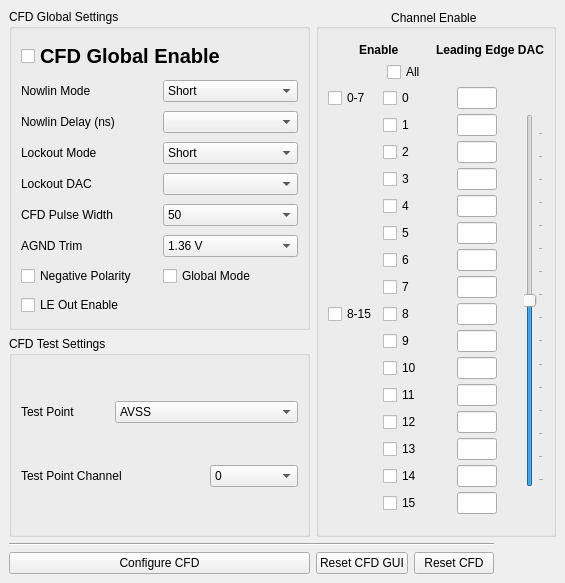
<?xml version="1.0" encoding="UTF-8"?>
<ui version="4.0">
 <class>DockWidget_cfd</class>
 <widget class="QDockWidget" name="DockWidget_cfd">
  <property name="geometry">
   <rect>
    <x>0</x>
    <y>0</y>
    <width>565</width>
    <height>583</height>
   </rect>
  </property>
  <property name="floating">
   <bool>false</bool>
  </property>
  <property name="windowTitle">
   <string>CFD Settings</string>
  </property>
  <widget class="QWidget" name="dockWidgetContents">
   <layout class="QGridLayout" name="gridLayout_4">
    <item row="4" column="0">
     <widget class="QPushButton" name="pushButton">
      <property name="text">
       <string>Configure CFD</string>
      </property>
     </widget>
    </item>
    <item row="4" column="2">
     <widget class="QPushButton" name="cfd_pushButton">
      <property name="text">
       <string>Reset CFD</string>
      </property>
     </widget>
    </item>
    <item row="3" column="0" colspan="3">
     <widget class="Line" name="line">
      <property name="orientation">
       <enum>Qt::Horizontal</enum>
      </property>
     </widget>
    </item>
    <item row="0" column="0">
     <widget class="QGroupBox" name="groupBox_cfd_global_settings">
      <property name="enabled">
       <bool>true</bool>
      </property>
      <property name="minimumSize">
       <size>
        <width>241</width>
        <height>321</height>
       </size>
      </property>
      <property name="title">
       <string>CFD Global Settings</string>
      </property>
      <property name="flat">
       <bool>true</bool>
      </property>
      <property name="checkable">
       <bool>false</bool>
      </property>
      <layout class="QGridLayout" name="gridLayout_3">
       <item row="1" column="0">
        <widget class="QLabel" name="label_4">
         <property name="sizePolicy">
          <sizepolicy hsizetype="Expanding" vsizetype="Preferred">
           <horstretch>0</horstretch>
           <verstretch>0</verstretch>
          </sizepolicy>
         </property>
         <property name="text">
          <string>Nowlin Mode</string>
         </property>
        </widget>
       </item>
       <item row="9" column="0">
        <widget class="QCheckBox" name="checkBox_le_out_enable">
         <property name="text">
          <string>LE Out Enable</string>
         </property>
        </widget>
       </item>
       <item row="6" column="0">
        <widget class="QLabel" name="label_13">
         <property name="sizePolicy">
          <sizepolicy hsizetype="Expanding" vsizetype="Preferred">
           <horstretch>0</horstretch>
           <verstretch>0</verstretch>
          </sizepolicy>
         </property>
         <property name="text">
          <string>AGND Trim</string>
         </property>
        </widget>
       </item>
       <item row="4" column="1">
        <widget class="QComboBox" name="comboBox_lockout_dac"/>
       </item>
       <item row="7" column="0">
        <widget class="QCheckBox" name="checkBox_negative_polarity">
         <property name="text">
          <string>Negative Polarity</string>
         </property>
        </widget>
       </item>
       <item row="5" column="1">
        <widget class="QComboBox" name="comboBox_cfd_pulse_width">
         <item>
          <property name="text">
           <string>50</string>
          </property>
         </item>
         <item>
          <property name="text">
           <string>100</string>
          </property>
         </item>
         <item>
          <property name="text">
           <string>200</string>
          </property>
         </item>
         <item>
          <property name="text">
           <string>500</string>
          </property>
         </item>
        </widget>
       </item>
       <item row="2" column="1">
        <widget class="QComboBox" name="comboBox_nowlin_delay">
         <property name="sizePolicy">
          <sizepolicy hsizetype="MinimumExpanding" vsizetype="Fixed">
           <horstretch>0</horstretch>
           <verstretch>0</verstretch>
          </sizepolicy>
         </property>
        </widget>
       </item>
       <item row="4" column="0">
        <widget class="QLabel" name="label_6">
         <property name="text">
          <string>Lockout DAC</string>
         </property>
        </widget>
       </item>
       <item row="3" column="0">
        <widget class="QLabel" name="label_8">
         <property name="sizePolicy">
          <sizepolicy hsizetype="Expanding" vsizetype="Preferred">
           <horstretch>0</horstretch>
           <verstretch>0</verstretch>
          </sizepolicy>
         </property>
         <property name="text">
          <string>Lockout Mode</string>
         </property>
        </widget>
       </item>
       <item row="3" column="1">
        <widget class="QComboBox" name="comboBox_lockout_mode">
         <property name="sizePolicy">
          <sizepolicy hsizetype="MinimumExpanding" vsizetype="Fixed">
           <horstretch>0</horstretch>
           <verstretch>0</verstretch>
          </sizepolicy>
         </property>
         <item>
          <property name="text">
           <string>Short</string>
          </property>
         </item>
         <item>
          <property name="text">
           <string>Long</string>
          </property>
         </item>
         <item>
          <property name="text">
           <string>Disabled</string>
          </property>
         </item>
        </widget>
       </item>
       <item row="5" column="0">
        <widget class="QLabel" name="label_9">
         <property name="sizePolicy">
          <sizepolicy hsizetype="Expanding" vsizetype="Preferred">
           <horstretch>0</horstretch>
           <verstretch>0</verstretch>
          </sizepolicy>
         </property>
         <property name="text">
          <string>CFD Pulse Width</string>
         </property>
        </widget>
       </item>
       <item row="6" column="1">
        <widget class="QComboBox" name="comboBox_agnd_trim">
         <item>
          <property name="text">
           <string>1.36 V</string>
          </property>
         </item>
         <item>
          <property name="text">
           <string>1.43 V</string>
          </property>
         </item>
         <item>
          <property name="text">
           <string>1.49 V</string>
          </property>
         </item>
         <item>
          <property name="text">
           <string>1.56 V</string>
          </property>
         </item>
         <item>
          <property name="text">
           <string>1.63 V</string>
          </property>
         </item>
         <item>
          <property name="text">
           <string>1.69 V</string>
          </property>
         </item>
         <item>
          <property name="text">
           <string>1.77 V</string>
          </property>
         </item>
         <item>
          <property name="text">
           <string>1.84 V</string>
          </property>
         </item>
        </widget>
       </item>
       <item row="0" column="0" colspan="2">
        <widget class="QCheckBox" name="checkBox_cfd_global_enable">
         <property name="font">
          <font>
           <pointsize>15</pointsize>
           <bold>true</bold>
          </font>
         </property>
         <property name="text">
          <string>CFD Global Enable</string>
         </property>
        </widget>
       </item>
       <item row="1" column="1">
        <widget class="QComboBox" name="comboBox_nowlin_mode">
         <property name="sizePolicy">
          <sizepolicy hsizetype="MinimumExpanding" vsizetype="Fixed">
           <horstretch>0</horstretch>
           <verstretch>0</verstretch>
          </sizepolicy>
         </property>
         <item>
          <property name="text">
           <string>Short</string>
          </property>
         </item>
         <item>
          <property name="text">
           <string>Long</string>
          </property>
         </item>
        </widget>
       </item>
       <item row="7" column="1">
        <widget class="QCheckBox" name="checkBox_global_mode">
         <property name="text">
          <string>Global Mode</string>
         </property>
        </widget>
       </item>
       <item row="2" column="0">
        <widget class="QLabel" name="label_5">
         <property name="sizePolicy">
          <sizepolicy hsizetype="Expanding" vsizetype="Preferred">
           <horstretch>0</horstretch>
           <verstretch>0</verstretch>
          </sizepolicy>
         </property>
         <property name="text">
          <string>Nowlin Delay (ns)</string>
         </property>
        </widget>
       </item>
      </layout>
     </widget>
    </item>
    <item row="4" column="1">
     <widget class="QPushButton" name="pushButton_cfd_reset_gui">
      <property name="text">
       <string>Reset CFD GUI</string>
      </property>
     </widget>
    </item>
    <item row="1" column="0">
     <widget class="QGroupBox" name="groupBox_test_cfd">
      <property name="minimumSize">
       <size>
        <width>283</width>
        <height>0</height>
       </size>
      </property>
      <property name="title">
       <string>CFD Test Settings</string>
      </property>
      <layout class="QGridLayout" name="gridLayout_2">
       <item row="1" column="0" colspan="2">
        <widget class="QLabel" name="label_7">
         <property name="text">
          <string>Test Point Channel</string>
         </property>
        </widget>
       </item>
       <item row="0" column="1" colspan="2">
        <widget class="QComboBox" name="comboBox_cfd_test_point">
         <property name="sizePolicy">
          <sizepolicy hsizetype="Preferred" vsizetype="Fixed">
           <horstretch>0</horstretch>
           <verstretch>0</verstretch>
          </sizepolicy>
         </property>
         <item>
          <property name="text">
           <string>AVSS</string>
          </property>
         </item>
         <item>
          <property name="text">
           <string>lockout pulse</string>
          </property>
         </item>
         <item>
          <property name="text">
           <string>leading edge detector pulse</string>
          </property>
         </item>
         <item>
          <property name="text">
           <string>zero crossing detector pulse</string>
          </property>
         </item>
         <item>
          <property name="text">
           <string>oneshot input</string>
          </property>
         </item>
         <item>
          <property name="text">
           <string>oneshot pulse</string>
          </property>
         </item>
        </widget>
       </item>
       <item row="1" column="2">
        <widget class="QComboBox" name="comboBox_cfd_test_point_channel">
         <item>
          <property name="text">
           <string>0</string>
          </property>
         </item>
         <item>
          <property name="text">
           <string>1</string>
          </property>
         </item>
         <item>
          <property name="text">
           <string>2</string>
          </property>
         </item>
         <item>
          <property name="text">
           <string>3</string>
          </property>
         </item>
         <item>
          <property name="text">
           <string>4</string>
          </property>
         </item>
         <item>
          <property name="text">
           <string>5</string>
          </property>
         </item>
         <item>
          <property name="text">
           <string>6</string>
          </property>
         </item>
         <item>
          <property name="text">
           <string>7</string>
          </property>
         </item>
         <item>
          <property name="text">
           <string>8</string>
          </property>
         </item>
         <item>
          <property name="text">
           <string>9</string>
          </property>
         </item>
         <item>
          <property name="text">
           <string>10</string>
          </property>
         </item>
         <item>
          <property name="text">
           <string>11</string>
          </property>
         </item>
         <item>
          <property name="text">
           <string>12</string>
          </property>
         </item>
         <item>
          <property name="text">
           <string>13</string>
          </property>
         </item>
         <item>
          <property name="text">
           <string>14</string>
          </property>
         </item>
         <item>
          <property name="text">
           <string>15</string>
          </property>
         </item>
        </widget>
       </item>
       <item row="0" column="0">
        <widget class="QLabel" name="label_2">
         <property name="text">
          <string>Test Point</string>
         </property>
        </widget>
       </item>
      </layout>
     </widget>
    </item>
    <item row="0" column="1" rowspan="2" colspan="3">
     <widget class="QGroupBox" name="verticalGroupBox">
      <property name="minimumSize">
       <size>
        <width>240</width>
        <height>0</height>
       </size>
      </property>
      <property name="maximumSize">
       <size>
        <width>300</width>
        <height>16777215</height>
       </size>
      </property>
      <property name="title">
       <string>Channel Enable </string>
      </property>
      <property name="alignment">
       <set>Qt::AlignCenter</set>
      </property>
      <property name="flat">
       <bool>false</bool>
      </property>
      <property name="checkable">
       <bool>false</bool>
      </property>
      <layout class="QGridLayout" name="gridLayout">
       <property name="verticalSpacing">
        <number>0</number>
       </property>
       <item row="4" column="2" alignment="Qt::AlignHCenter">
        <widget class="ClickableLineEdit" name="lineEdit_cfd_le_dac_2">
         <property name="maximumSize">
          <size>
           <width>40</width>
           <height>16777215</height>
          </size>
         </property>
         <property name="alignment">
          <set>Qt::AlignCenter</set>
         </property>
        </widget>
       </item>
       <item row="0" column="0" colspan="2" alignment="Qt::AlignHCenter">
        <widget class="QLabel" name="label_34">
         <property name="font">
          <font>
           <bold>true</bold>
          </font>
         </property>
         <property name="text">
          <string>Enable</string>
         </property>
        </widget>
       </item>
       <item row="10" column="0">
        <widget class="QCheckBox" name="checkBox_cfd_channel_enable_8_15">
         <property name="maximumSize">
          <size>
           <width>68</width>
           <height>16777215</height>
          </size>
         </property>
         <property name="text">
          <string>8-15</string>
         </property>
        </widget>
       </item>
       <item row="2" column="0">
        <widget class="QCheckBox" name="checkBox_cfd_channel_enable_0_7">
         <property name="text">
          <string>0-7</string>
         </property>
        </widget>
       </item>
       <item row="5" column="2" alignment="Qt::AlignHCenter">
        <widget class="ClickableLineEdit" name="lineEdit_cfd_le_dac_3">
         <property name="maximumSize">
          <size>
           <width>40</width>
           <height>16777215</height>
          </size>
         </property>
         <property name="alignment">
          <set>Qt::AlignCenter</set>
         </property>
        </widget>
       </item>
       <item row="1" column="1" alignment="Qt::AlignHCenter">
        <widget class="QCheckBox" name="checkBox_cfd_channel_enable_all">
         <property name="text">
          <string>All</string>
         </property>
        </widget>
       </item>
       <item row="14" column="2" alignment="Qt::AlignHCenter">
        <widget class="ClickableLineEdit" name="lineEdit_cfd_le_dac_12">
         <property name="maximumSize">
          <size>
           <width>40</width>
           <height>16777215</height>
          </size>
         </property>
         <property name="alignment">
          <set>Qt::AlignCenter</set>
         </property>
        </widget>
       </item>
       <item row="17" column="2" alignment="Qt::AlignHCenter">
        <widget class="ClickableLineEdit" name="lineEdit_cfd_le_dac_15">
         <property name="maximumSize">
          <size>
           <width>40</width>
           <height>16777215</height>
          </size>
         </property>
         <property name="alignment">
          <set>Qt::AlignCenter</set>
         </property>
        </widget>
       </item>
       <item row="6" column="2" alignment="Qt::AlignHCenter">
        <widget class="ClickableLineEdit" name="lineEdit_cfd_le_dac_4">
         <property name="maximumSize">
          <size>
           <width>40</width>
           <height>16777215</height>
          </size>
         </property>
         <property name="alignment">
          <set>Qt::AlignCenter</set>
         </property>
        </widget>
       </item>
       <item row="7" column="2" alignment="Qt::AlignHCenter">
        <widget class="ClickableLineEdit" name="lineEdit_cfd_le_dac_5">
         <property name="maximumSize">
          <size>
           <width>40</width>
           <height>16777215</height>
          </size>
         </property>
         <property name="alignment">
          <set>Qt::AlignCenter</set>
         </property>
        </widget>
       </item>
       <item row="6" column="1">
        <widget class="QCheckBox" name="checkBox_cfd_channel_enable_4">
         <property name="text">
          <string>4</string>
         </property>
        </widget>
       </item>
       <item row="3" column="3" rowspan="14">
        <widget class="QSlider" name="verticalSlider_cfd_leading_edge_dac_value">
         <property name="minimum">
          <number>-31</number>
         </property>
         <property name="maximum">
          <number>31</number>
         </property>
         <property name="orientation">
          <enum>Qt::Vertical</enum>
         </property>
         <property name="invertedControls">
          <bool>false</bool>
         </property>
         <property name="tickPosition">
          <enum>QSlider::TicksBelow</enum>
         </property>
         <property name="tickInterval">
          <number>4</number>
         </property>
        </widget>
       </item>
       <item row="16" column="1">
        <widget class="QCheckBox" name="checkBox_cfd_channel_enable_14">
         <property name="text">
          <string>14</string>
         </property>
        </widget>
       </item>
       <item row="8" column="1">
        <widget class="QCheckBox" name="checkBox_cfd_channel_enable_6">
         <property name="text">
          <string>6</string>
         </property>
        </widget>
       </item>
       <item row="10" column="1">
        <widget class="QCheckBox" name="checkBox_cfd_channel_enable_8">
         <property name="text">
          <string>8</string>
         </property>
        </widget>
       </item>
       <item row="13" column="2" alignment="Qt::AlignHCenter">
        <widget class="ClickableLineEdit" name="lineEdit_cfd_le_dac_11">
         <property name="maximumSize">
          <size>
           <width>40</width>
           <height>16777215</height>
          </size>
         </property>
         <property name="alignment">
          <set>Qt::AlignCenter</set>
         </property>
        </widget>
       </item>
       <item row="12" column="2" alignment="Qt::AlignHCenter">
        <widget class="ClickableLineEdit" name="lineEdit_cfd_le_dac_10">
         <property name="maximumSize">
          <size>
           <width>40</width>
           <height>16777215</height>
          </size>
         </property>
         <property name="alignment">
          <set>Qt::AlignCenter</set>
         </property>
        </widget>
       </item>
       <item row="15" column="1">
        <widget class="QCheckBox" name="checkBox_cfd_channel_enable_13">
         <property name="text">
          <string>13</string>
         </property>
        </widget>
       </item>
       <item row="4" column="1">
        <widget class="QCheckBox" name="checkBox_cfd_channel_enable_2">
         <property name="text">
          <string>2</string>
         </property>
        </widget>
       </item>
       <item row="0" column="2" colspan="2">
        <widget class="QLabel" name="label_35">
         <property name="sizePolicy">
          <sizepolicy hsizetype="Preferred" vsizetype="Fixed">
           <horstretch>0</horstretch>
           <verstretch>0</verstretch>
          </sizepolicy>
         </property>
         <property name="font">
          <font>
           <bold>true</bold>
          </font>
         </property>
         <property name="text">
          <string>Leading Edge DAC</string>
         </property>
         <property name="wordWrap">
          <bool>false</bool>
         </property>
        </widget>
       </item>
       <item row="17" column="1">
        <widget class="QCheckBox" name="checkBox_cfd_channel_enable_15">
         <property name="text">
          <string>15</string>
         </property>
        </widget>
       </item>
       <item row="3" column="2" alignment="Qt::AlignHCenter">
        <widget class="ClickableLineEdit" name="lineEdit_cfd_le_dac_1">
         <property name="maximumSize">
          <size>
           <width>40</width>
           <height>16777215</height>
          </size>
         </property>
         <property name="alignment">
          <set>Qt::AlignCenter</set>
         </property>
        </widget>
       </item>
       <item row="11" column="2" alignment="Qt::AlignHCenter">
        <widget class="ClickableLineEdit" name="lineEdit_cfd_le_dac_9">
         <property name="maximumSize">
          <size>
           <width>40</width>
           <height>16777215</height>
          </size>
         </property>
         <property name="alignment">
          <set>Qt::AlignCenter</set>
         </property>
        </widget>
       </item>
       <item row="11" column="1">
        <widget class="QCheckBox" name="checkBox_cfd_channel_enable_9">
         <property name="text">
          <string>9</string>
         </property>
        </widget>
       </item>
       <item row="2" column="2" alignment="Qt::AlignHCenter">
        <widget class="ClickableLineEdit" name="lineEdit_cfd_le_dac_0">
         <property name="maximumSize">
          <size>
           <width>40</width>
           <height>16777215</height>
          </size>
         </property>
         <property name="alignment">
          <set>Qt::AlignCenter</set>
         </property>
        </widget>
       </item>
       <item row="13" column="1">
        <widget class="QCheckBox" name="checkBox_cfd_channel_enable_11">
         <property name="text">
          <string>11</string>
         </property>
        </widget>
       </item>
       <item row="5" column="1">
        <widget class="QCheckBox" name="checkBox_cfd_channel_enable_3">
         <property name="text">
          <string>3</string>
         </property>
        </widget>
       </item>
       <item row="10" column="2" alignment="Qt::AlignHCenter">
        <widget class="ClickableLineEdit" name="lineEdit_cfd_le_dac_8">
         <property name="maximumSize">
          <size>
           <width>40</width>
           <height>16777215</height>
          </size>
         </property>
         <property name="alignment">
          <set>Qt::AlignCenter</set>
         </property>
        </widget>
       </item>
       <item row="14" column="1">
        <widget class="QCheckBox" name="checkBox_cfd_channel_enable_12">
         <property name="text">
          <string>12</string>
         </property>
        </widget>
       </item>
       <item row="2" column="1">
        <widget class="QCheckBox" name="checkBox_cfd_channel_enable_0">
         <property name="text">
          <string>0</string>
         </property>
        </widget>
       </item>
       <item row="9" column="1">
        <widget class="QCheckBox" name="checkBox_cfd_channel_enable_7">
         <property name="text">
          <string>7</string>
         </property>
        </widget>
       </item>
       <item row="12" column="1">
        <widget class="QCheckBox" name="checkBox_cfd_channel_enable_10">
         <property name="layoutDirection">
          <enum>Qt::LeftToRight</enum>
         </property>
         <property name="text">
          <string>10</string>
         </property>
        </widget>
       </item>
       <item row="8" column="2" alignment="Qt::AlignHCenter">
        <widget class="ClickableLineEdit" name="lineEdit_cfd_le_dac_6">
         <property name="maximumSize">
          <size>
           <width>40</width>
           <height>16777215</height>
          </size>
         </property>
         <property name="alignment">
          <set>Qt::AlignCenter</set>
         </property>
        </widget>
       </item>
       <item row="16" column="2" alignment="Qt::AlignHCenter">
        <widget class="ClickableLineEdit" name="lineEdit_cfd_le_dac_14">
         <property name="maximumSize">
          <size>
           <width>40</width>
           <height>16777215</height>
          </size>
         </property>
         <property name="alignment">
          <set>Qt::AlignCenter</set>
         </property>
        </widget>
       </item>
       <item row="9" column="2" alignment="Qt::AlignHCenter">
        <widget class="ClickableLineEdit" name="lineEdit_cfd_le_dac_7">
         <property name="maximumSize">
          <size>
           <width>40</width>
           <height>16777215</height>
          </size>
         </property>
         <property name="alignment">
          <set>Qt::AlignCenter</set>
         </property>
        </widget>
       </item>
       <item row="3" column="1">
        <widget class="QCheckBox" name="checkBox_cfd_channel_enable_1">
         <property name="text">
          <string>1</string>
         </property>
        </widget>
       </item>
       <item row="15" column="2" alignment="Qt::AlignHCenter">
        <widget class="ClickableLineEdit" name="lineEdit_cfd_le_dac_13">
         <property name="maximumSize">
          <size>
           <width>40</width>
           <height>16777215</height>
          </size>
         </property>
         <property name="alignment">
          <set>Qt::AlignCenter</set>
         </property>
        </widget>
       </item>
       <item row="7" column="1">
        <widget class="QCheckBox" name="checkBox_cfd_channel_enable_5">
         <property name="text">
          <string>5</string>
         </property>
        </widget>
       </item>
      </layout>
     </widget>
    </item>
   </layout>
  </widget>
 </widget>
 <customwidgets>
  <customwidget>
   <class>ClickableLineEdit</class>
   <extends>QLineEdit</extends>
   <header>chipboard_configuration_software/gui/ui_files/qt_ui_modifications</header>
  </customwidget>
 </customwidgets>
 <resources/>
 <connections/>
</ui>
